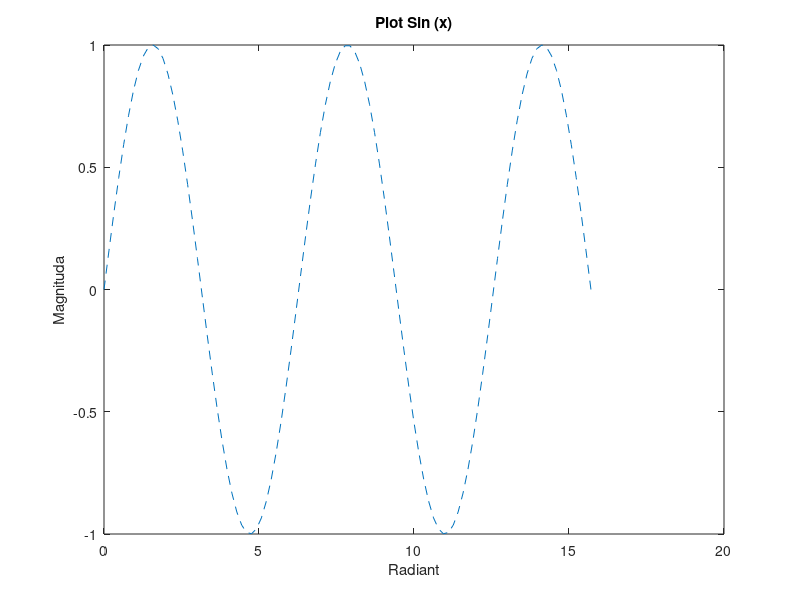
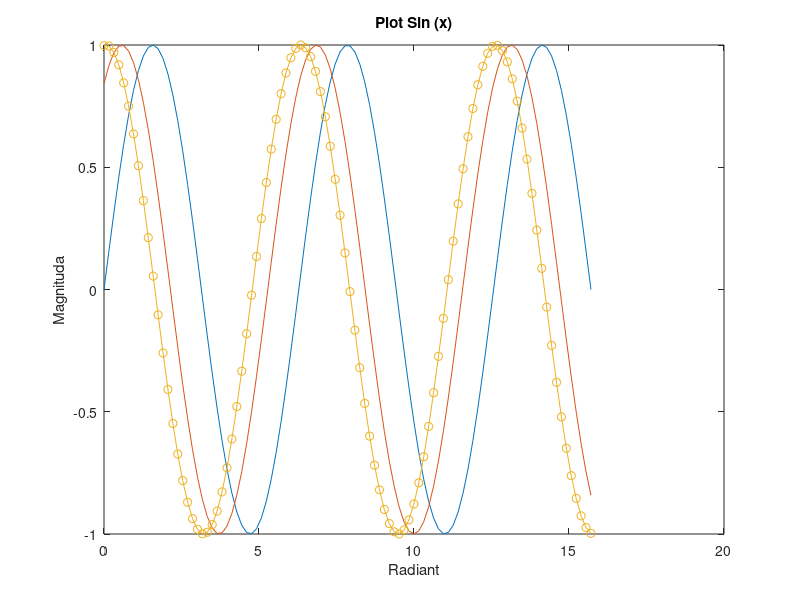
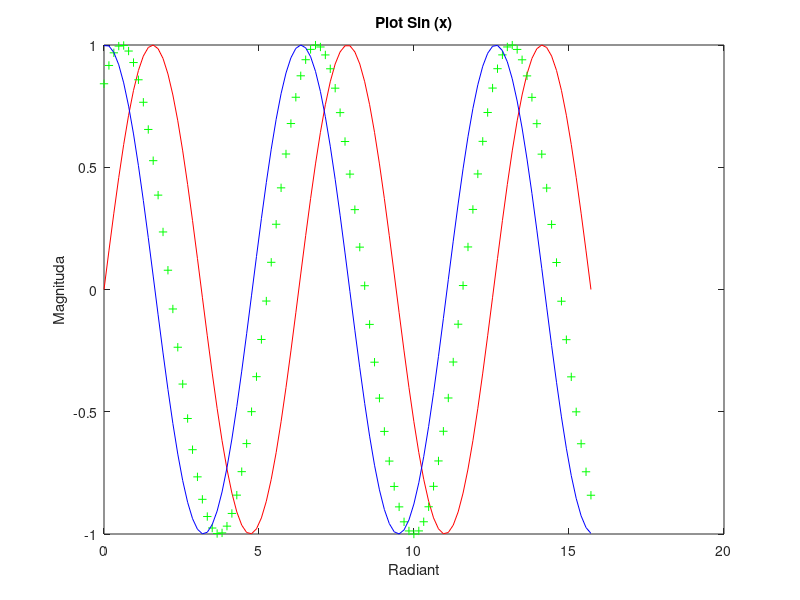
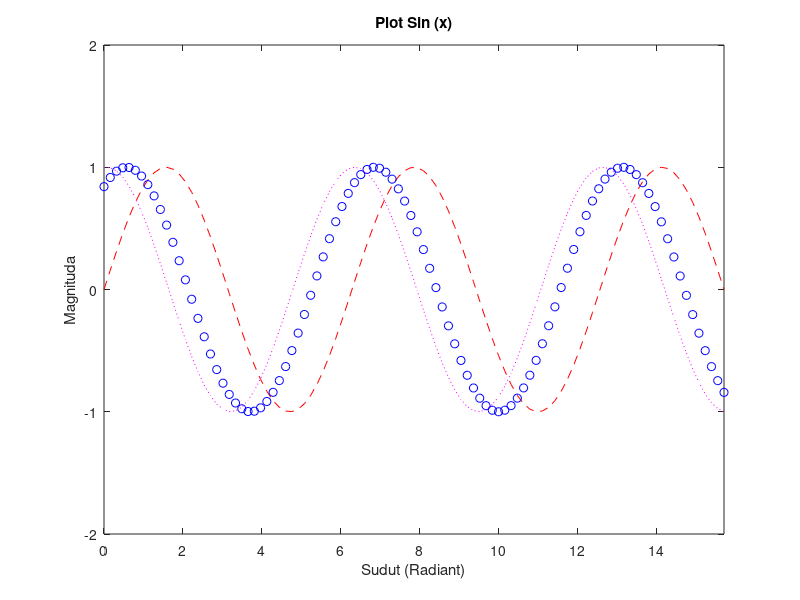

Write the MATLAB code that produced these figures, in order.
clear
clc

% Range
% x = 1 : 10

x = linspace(0,5*pi,100);
y1 = sin(x);
y2 = sin(x + 1);   % Geser ke kanan 1
y3 = sin(x + 1.5); % Geser ke kanan 1.5

% Single Lines
figure(1);
plot(x,y1,'--');

% Membuat Nama Figure 1
title('Plot Sin (x)'); % Judul
xlabel('Radiant');     % Sumbu X
ylabel('Magnituda');   % Sumbu y

% ----------------------------------------------------------------------

% Multi Lines
figure(2);
plot(x,y1,x,y2,x,y3,'o-') % Membuat 3 Koordinat

% Membuat Nama Figure 2
title('Plot Sin (x)'); % Judul
xlabel('Radiant');     % Sumbu X
ylabel('Magnituda');   % Sumbu y

% ----------------------------------------------------------------------

% Multi Lines dengan perintah warna sesuai Keinginan (custom)
figure(3);
plot(x,y1,'r',x,y2,'g++',x,y3,'b') 

% Membuat Nama Figure 3
title('Plot Sin (x)'); % Judul
xlabel('Radiant');     % Sumbu X
ylabel('Magnituda');   % Sumbu y

% ----------------------------------------------------------------------

% Multi Lines dengan warna dan tipe garis
figure(4)
plot(x,y1,'r--',x,y2,'bo',x,y3,'m:')

% Axis
% axis([0 5*pi -1 1]);  % Grafik bentuk berbeda
axis([0 5*pi -2 2]);

% Membuat Nama Figure 4
title('Plot Sin (x)');     % Judul
xlabel('Sudut (Radiant)'); % Sumbu X
ylabel('Magnituda');       % Sumbu y



% Catatan :
% Figure fungsinya membuat 2 buah grafik di dalam 1 Program yang sama
% r = red, g = green, b = blue -- Kode warna
% belajar tipe-tipe garis o-, -. , : , -- , ++ , dll.

